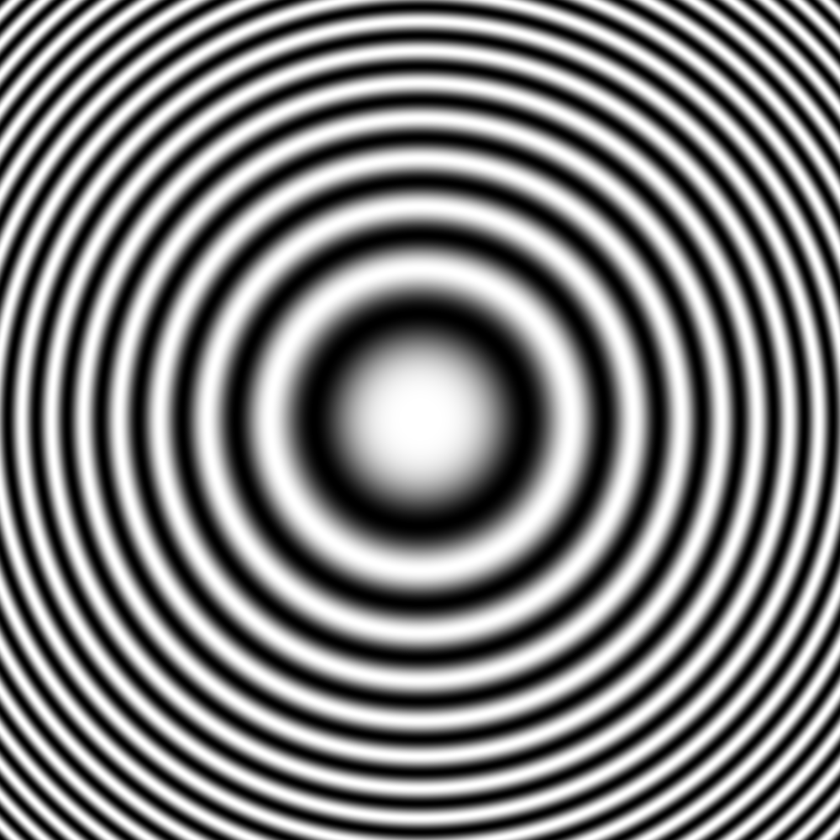
#> input picture zestaw2/PlytkaFresnela.png, 840 x 840 px, shrunk from 1000 x 1000 before the run
$ python zad10.py ../zestaw2/PlytkaFresnela.png
#> lines starting #> are read from the running program, lines starting #| are printed output that depends on the picture
import sys

import matplotlib.pyplot as plt
import numpy as np
from PIL import Image

G = 256
g = np.arange(G, dtype=float)
PROCENT_ODCIECIA = 0.5      # ile % pikseli odcinamy z każdej strony w kroku 1
ALFA = -1 / 3


def statystyki(img):
    h = np.bincount(img.ravel(), minlength=G)
    return (f"Mean={img.mean():.2f}  StdDev={img.std():.2f}  Min={img.min()}  "
            f"Max={img.max()}  Mode={h.argmax()}")


def zapisz_krok(img, nazwa, tytul, T=None, wejscie=None):
    """Zapisuje obraz + rysunek: obraz | histogram wyniku | (opcjonalnie) hist. wejścia z krzywą T."""
    Image.fromarray(img).save(nazwa + ".png")
    n = 3 if T is not None else 2
    fig, ax = plt.subplots(1, n, figsize=(4 * n, 3.6))
    ax[0].imshow(img, cmap="gray", vmin=0, vmax=255); ax[0].set_title(tytul, fontsize=9); ax[0].axis("off")
    ax[1].bar(range(G), np.bincount(img.ravel(), minlength=G), width=1, color="black")
    ax[1].set_xlim(0, 255); ax[1].set_yticks([]); ax[1].set_title("histogram wyniku", fontsize=9)
    ax[1].set_xlabel(statystyki(img), fontsize=7)
    if T is not None:
        ax[2].bar(range(G), np.bincount(wejscie.ravel(), minlength=G), width=1, color="0.7")
        ax[2].set_yticks([]); ax[2].set_xlim(0, 255)
        a2 = ax[2].twinx(); a2.plot(range(G), T, "r"); a2.set_ylim(0, 256)
        ax[2].set_title("histogram wejścia + krzywa T(g)", fontsize=9)
    fig.tight_layout(); fig.savefig(nazwa + "_hist.png", dpi=110); plt.close(fig)
    print(f"{nazwa}: {statystyki(img)}")


if __name__ == "__main__":
    img0 = np.array(Image.open(sys.argv[1] if len(sys.argv) > 1 else "CalunTurynski.png").convert("L"))
#> img0 is the input picture: shape (840, 840); min 0, max 255, mean 127.3

    # ---- krok 0: analiza oryginału ----
    zapisz_krok(img0, "z10_1_oryginal", "1. oryginał")
#> in statystyki, `h = np.bincount(img.ravel(), minlength=G)`: h = 256 values, max 27080 at index 0, min 1658 at index 127, mean 2756.2
#> in zapisz_krok, `fig.tight_layout()`:
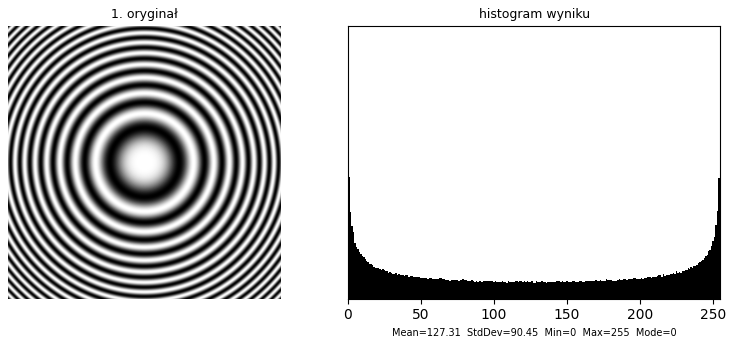
#> figure drawn by matplotlib, 2 panels
#| z10_1_oryginal: Mean=127.31  StdDev=90.45  Min=0  Max=255  Mode=0

    # ---- krok 1: clipping + rozproszenie ----
    gmin, gmax = np.percentile(img0, [PROCENT_ODCIECIA, 100 - PROCENT_ODCIECIA]).round().astype(int)
#> gmin = 0; gmax = 255
    print(f"\nkrok 1: gmin={gmin}, gmax={gmax}  "
          f"(odcięte: {np.mean(img0 < gmin) * 100:.2f}% ciemnych, {np.mean(img0 > gmax) * 100:.2f}% jasnych)")
#| krok 1: gmin=0, gmax=255  (odcięte: 0.00% ciemnych, 0.00% jasnych)
    T1 = np.clip(np.round(255 * (g - gmin) / (gmax - gmin)), 0, 255).astype(np.uint8)
#> T1 = 256 values from 0 to 255
    img1 = T1[img0]
    zapisz_krok(img1, "z10_2_clipping", f"2. clipping {gmin}..{gmax} + rozproszenie", T1, img0)
#> call 2 of zapisz_krok, with nazwa = 'z10_2_clipping', tytul = '2. clipping 0..255 + rozproszenie', T = array of shape (256,)
#> in zapisz_krok (call 2), `n = 3 if T is not None else 2`: n = 3
#> in zapisz_krok (call 2), `fig.tight_layout()`:
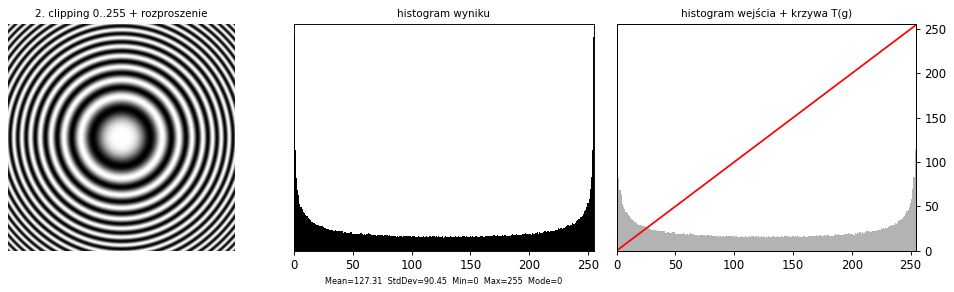
#> figure drawn by matplotlib, 4 panels; panel 4: curve peaks at x = 255, y = 255
#| z10_2_clipping: Mean=127.31  StdDev=90.45  Min=0  Max=255  Mode=0

    # ---- krok 2: inwersja ----
    T2 = (255 - g).astype(np.uint8)
    img2 = T2[img1]
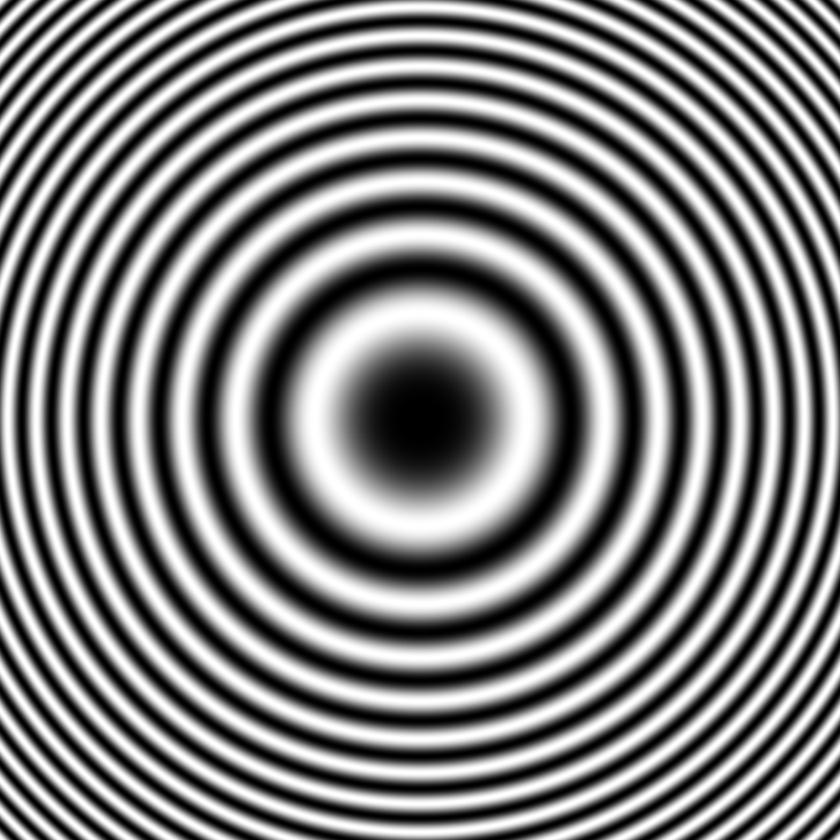
#> img2: shape (840, 840); min 0, max 255, mean 127.7
    zapisz_krok(img2, "z10_3_inwersja", "3. inwersja histogramu", T2, img1)
#> call 3 of zapisz_krok, with nazwa = 'z10_3_inwersja', tytul = '3. inwersja histogramu', T = array of shape (256,)
#> in zapisz_krok (call 3), `fig.tight_layout()`:
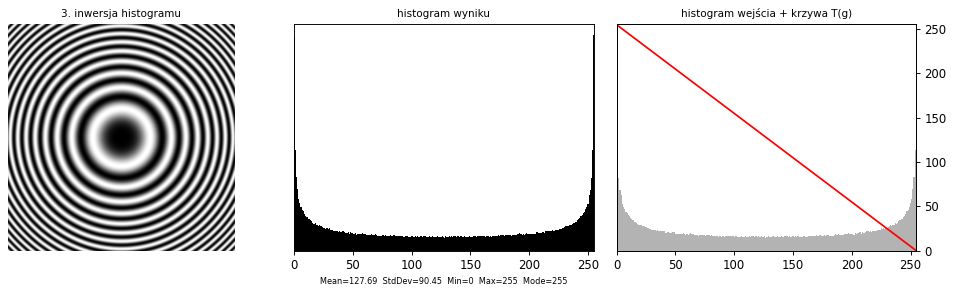
#> figure drawn by matplotlib, 4 panels; panel 4: curve peaks at x = 0, y = 255
#| z10_3_inwersja: Mean=127.69  StdDev=90.45  Min=0  Max=255  Mode=255

    # ---- krok 3: hiperbolizacja ----
    Hs = np.cumsum(np.bincount(img2.ravel(), minlength=G)) / img2.size
#> Hs = 256 values from 0.038 to 1
    T3 = np.round(255 * Hs ** (1 / (ALFA + 1))).astype(np.uint8)
#> T3 = 256 values from 2 to 255
    img3 = T3[img2]
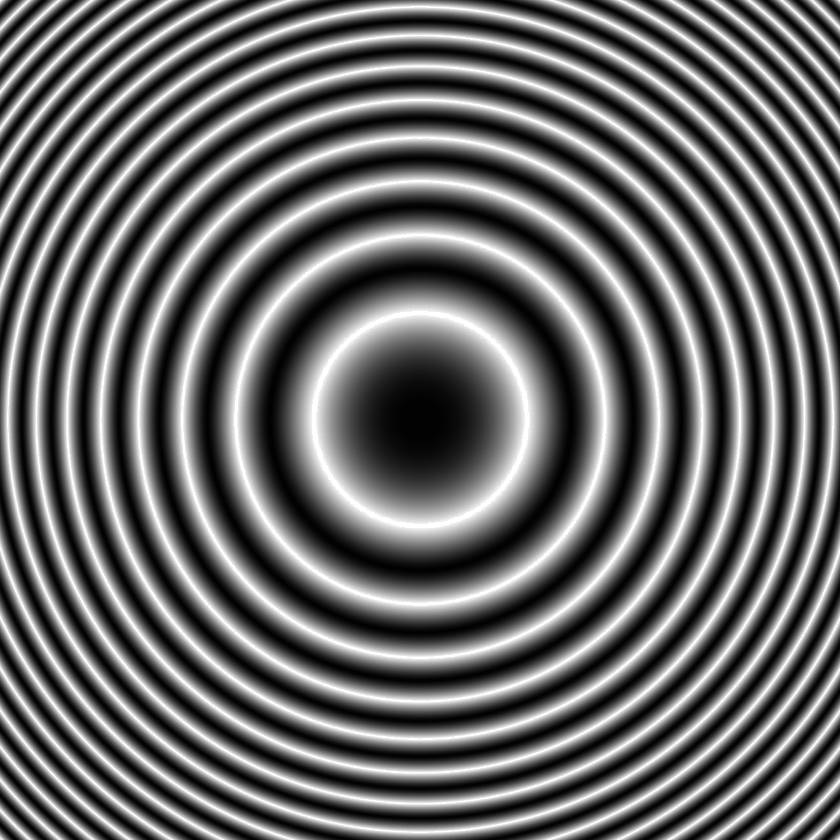
#> img3: shape (840, 840); min 2, max 255, mean 102.9
    zapisz_krok(img3, "z10_4_hiperbolizacja", "4. hiperbolizacja α = -1/3", T3, img2)
#> call 4 of zapisz_krok, with nazwa = 'z10_4_hiperbolizacja', tytul = '4. hiperbolizacja α = -1/3', T = array of shape (256,)
#> in zapisz_krok (call 4), `fig.tight_layout()`:
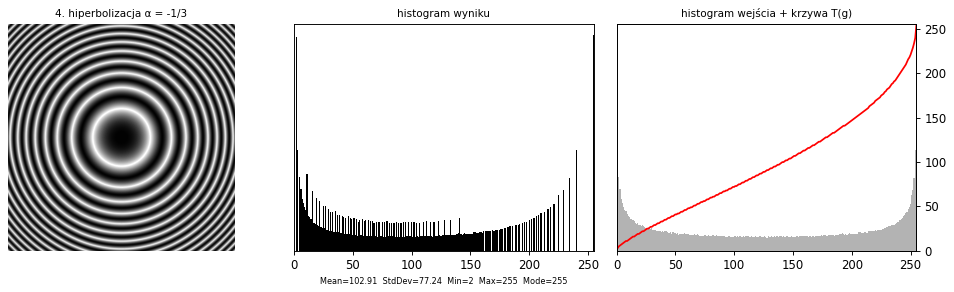
#> figure drawn by matplotlib, 4 panels; panel 4: curve peaks at x = 255, y = 255
#| z10_4_hiperbolizacja: Mean=102.91  StdDev=77.24  Min=2  Max=255  Mode=255

    # (porównanie) zwykłe wyrównanie zamiast hiperbolizacji
    Teq = np.round(255 * Hs).astype(np.uint8)
#> Teq = 256 values from 10 to 255
    zapisz_krok(Teq[img2], "z10_4b_wyrownanie_porownanie", "4'. wyrównanie (porównanie)", Teq, img2)
#> in zapisz_krok (call 5), `fig.tight_layout()`:
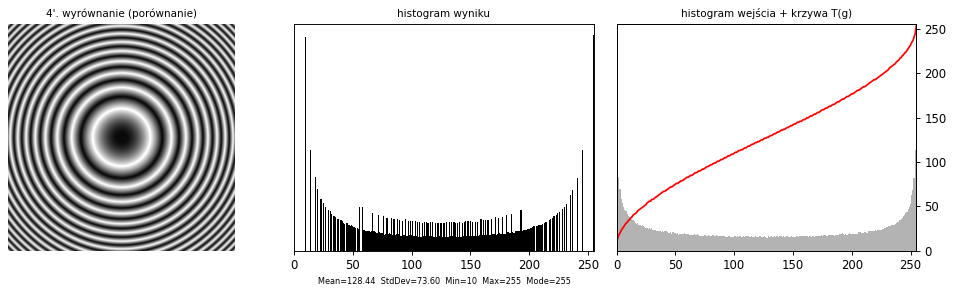
#> figure drawn by matplotlib, 4 panels; panel 4: curve peaks at x = 255, y = 255
#| z10_4b_wyrownanie_porownanie: Mean=128.44  StdDev=73.60  Min=10  Max=255  Mode=255

    # ---- zestawienie wszystkich kroków ----
    fig, ax = plt.subplots(1, 4, figsize=(14, 4.6))
    for a, im, t in zip(ax, [img0, img1, img2, img3],
                        ["1. oryginał", "2. clipping", "3. inwersja", "4. hiperbolizacja"]):
        a.imshow(im, cmap="gray", vmin=0, vmax=255); a.set_title(t); a.axis("off")
#> this loop made 4 passes
#> t on passes 1 to 4: '1. oryginał', '2. clipping', '3. inwersja', '4. hiperbolizacja'
    fig.tight_layout(); fig.savefig("z10_zestawienie.png", dpi=110); plt.close(fig)
    print("\nZapisano: z10_0..3*.png, *_hist.png, z10_zestawienie.png")
